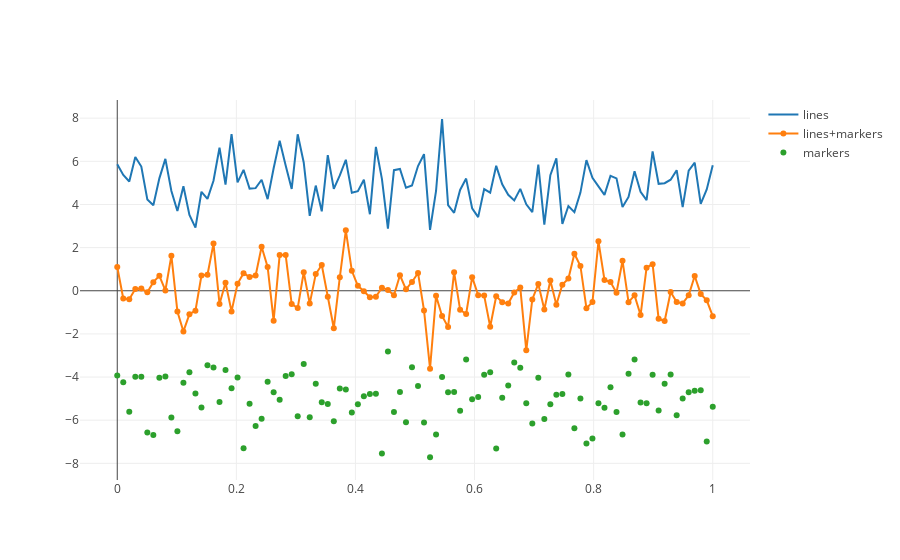

The notebook cell saved with this chart:
### Code cell
# if you want to add the additional step of creating a fig in your workflow, you can do that as follows: 
fig = go.Figure(data=data)
off.iplot(fig)
